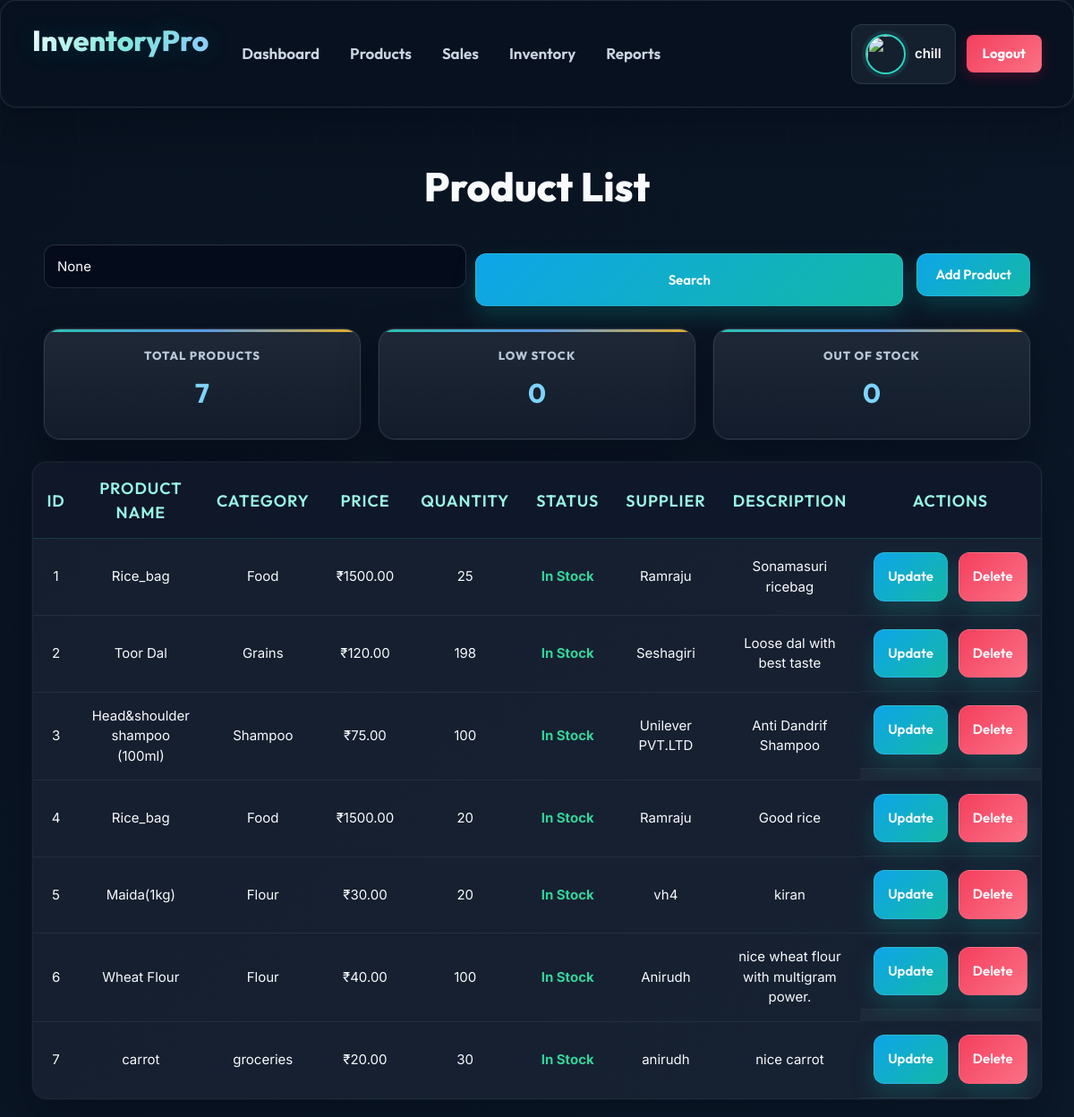
/products/ (signed in), run on the app's committed database.
### products/models.py (models this page shows, shortened)
class Product(models.Model):
    name = models.CharField(max_length=200)
    category = models.CharField(max_length=100)
    price = models.DecimalField(max_digits=10, decimal_places=2)
    cost_price = models.DecimalField(max_digits=10, decimal_places=2, default=0.0)
    quantity = models.IntegerField()
    supplier = models.CharField(max_length=200)
    description = models.TextField()
    created_at = models.DateTimeField(auto_now_add=True)
    updated_at = models.DateTimeField(auto_now=True)

### products/views.py (the view, shortened to what this page needs)
def product_list(request):
    search = request.GET.get('search')
    products = Product.objects.all()
    low_stock_count = products.filter(
        quantity__lte=5,
        quantity__gt=0
    ).count()
    out_stock_count = products.filter(
        quantity=0
    ).count()
    context = {
        'products': products,
        'search': search,
        'low_stock_count': low_stock_count,
        'out_stock_count': out_stock_count,
    }
    return render(
        request,
        'product_list.html',
        context
    )

### products/templates/product_list.html (shortened to what this page needs)
{% extends 'base.html' %}
{% block content %}
<h1>
    Product List
</h1>
<div class="top-section">
    <div class="search-box">
        <form method="GET">
            <input type="text"
                   name="search"
                   placeholder="Search product, category, supplier..."
                   value="{{ search }}">
            <button type="submit">
                Search
            </button>
        </form>
    </div>
    <a href="/products/add/"
       class="add-btn">
        Add Product
    </a>
</div>
<div class="stats">
    <div class="stat-card">
        <h2>
            Total Products
        </h2>
        <p>
            {{ products|length }}
        </p>
    </div>
    <div class="stat-card">
        <h2>
            Low Stock
        </h2>
        <p>
            {{ low_stock_count }}
        </p>
    </div>
    <div class="stat-card">
        <h2>
            Out Of Stock
        </h2>
        <p>
            {{ out_stock_count }}
        </p>
    </div>
</div>
{% if products %}
<table>
    <tr>
        <th>ID</th>
        <th>Product Name</th>
        <th>Category</th>
        <th>Price</th>
        <th>Quantity</th>
        <th>Status</th>
        <th>Supplier</th>
        <th>Description</th>
        <th>Actions</th>
    </tr>
    {% for product in products %}
    <tr>
        <td>
            {{ product.id }}
        </td>
        <td>
            {{ product.name }}
        </td>
        <td>
            {{ product.category }}
        </td>
        <td>
            ₹{{ product.price }}
        </td>
        <td>
            {{ product.quantity }}
        </td>
        <td>
            {% if product.quantity == 0 %}
                <span class="out-stock">
                    Out Of Stock
                </span>
            {% elif product.quantity <= 5 %}
                <span class="low-stock">
                    Low Stock
                </span>
            {% else %}
                <span class="in-stock">
                    In Stock
                </span>
            {% endif %}
        </td>
        <td>
            {{ product.supplier }}
        </td>
        <td>
            {{ product.description }}
        </td>
        <td class="action-buttons">
            <a href="/products/update/{{ product.id }}/"
               class="btn update">
                Update
            </a>
            <a href="/products/delete/{{ product.id }}/"
               class="btn delete">
                Delete
            </a>
        </td>
    </tr>
    {% endfor %}
</table>
{% else %}
<div class="empty-message">
    No Products Available
</div>
{% endif %}
{% endblock %}

### templates/base.html (shortened to what this page needs)
<!DOCTYPE html>
<html lang="en">
<head>
    {% load static %}
    <link rel="stylesheet"
          href="{% static 'css/theme.css' %}">
</head>
<body>
    <div class="navbar">
        <div class="navbar-left">
            <h1>InventoryPro</h1>
            <div class="nav-links">
                <a href="/dashboard/">Dashboard</a>
                <a href="/products/">Products</a>
                {% if user.is_authenticated %}
                <a href="/sales/">Sales</a>
                <a href="/inventory/">Inventory</a>
                <a href="/report/">Reports</a>
                {% endif %}
            </div>
        </div>
        <div class="navbar-right">
            {% if user.is_authenticated %}
                <div class="profile-box">
                    <img src="https://cdn-icons-png.flaticon.com/512/3135/3135715.png">
                    <span>
                        {{ user.username }}
                    </span>
                </div>
                <a href="/logout/"
                   class="logout-btn">
                    Logout
                </a>
            {% endif %}
        </div>
    </div>
    <div class="content">
        {% block content %}
        {% endblock %}
    </div>
</body>
</html>

### templates/base.html (style rules this page uses)
* { margin:0; padding:0; box-sizing:border-box; }
body { background: linear-gradient( 135deg, #0f172a, #1e293b, #0f172a ); font-family: Arial, sans-serif; min-height:100vh; color:white; }
.navbar { width:100%; display:flex; justify-content:space-between; align-items:center; background:#1e293b; padding:20px 35px; border-radius:15px; margin-bottom:35px; box-shadow:0px 0px 15px rgba(0,0,0,0.3); }
.navbar-left { display:flex; align-items:center; gap:40px; }
.navbar-left h1 { font-size:32px; color:#00bfff; }
.nav-links { display:flex; gap:22px; }
.nav-links a { text-decoration:none; color:white; font-size:17px; transition:0.3s; padding:8px 12px; border-radius:8px; }
.navbar-right { display:flex; align-items:center; gap:15px; }
.login-btn, .signup-btn, .logout-btn { text-decoration:none; color:white; padding:10px 18px; border-radius:8px; font-weight:bold; }
.logout-btn { background:red; }
.profile-box { display:flex; align-items:center; gap:10px; background:rgba(255,255,255,0.08); padding:10px 15px; border-radius:12px; }
.profile-box img { width:45px; height:45px; border-radius:50%; }
.content { padding:20px; }

### products/templates/product_list.html (style rules this page uses)
h1 { text-align:center; margin-bottom:30px; font-size:45px; color:#00bfff; animation:fadeIn 1.5s ease; }
.top-section { width:95%; margin:auto; display:flex; justify-content:space-between; align-items:center; margin-bottom:25px; flex-wrap:wrap; gap:15px; }
.search-box { flex:1; }
.search-box form { display:flex; gap:10px; }
.search-box input { width:100%; padding:12px; border:none; border-radius:10px; outline:none; font-size:16px; }
.search-box button { padding:12px 20px; border:none; border-radius:10px; background:#00bfff; color:white; cursor:pointer; transition:0.3s; }
.add-btn { padding:12px 20px; background:#00bfff; color:white; text-decoration:none; border-radius:10px; transition:0.3s; }
.stats { width:95%; margin:auto; display:flex; gap:20px; margin-bottom:25px; flex-wrap:wrap; }
.stat-card { flex:1; min-width:200px; background:rgba(255,255,255,0.08); padding:20px; border-radius:15px; text-align:center; backdrop-filter:blur(8px); }
.stat-card h2 { color:#00bfff; margin-bottom:10px; }
.stat-card p { font-size:30px; font-weight:bold; }
table { width:95%; margin:auto; border-collapse:collapse; background:rgba(255,255,255,0.08); backdrop-filter:blur(8px); border-radius:10px; overflow:hidden; animation:fadeIn 2s ease; }
th { background:#00bfff; padding:15px; font-size:18px; }
td { padding:15px; text-align:center; border-bottom:1px solid rgba(255,255,255,0.2); transition:0.3s; }
.btn { padding:8px 14px; text-decoration:none; border-radius:6px; color:white; transition:0.3s; }
.update { background:green; }
.delete { background:red; }
.action-buttons { display:flex; justify-content:center; gap:12px; }
.in-stock { color:#22c55e; font-weight:bold; }

### data on the page
Product: id "1", name "Rice_bag", category "Food", price "1500.00", quantity "25", shows "In Stock", supplier "Ramraju", description "Sonamasuri ricebag"
Product: id "2", name "Toor Dal", category "Grains", price "120.00", quantity "198", shows "In Stock", supplier "Seshagiri", description "Loose dal with best taste"
Product: id "3", name "Head&shoulder shampoo (100ml)", category "Shampoo", price "75.00", quantity "100", shows "In Stock", supplier "Unilever PVT.LTD", description "Anti Dandrif Shampoo"
Product: id "4", name "Rice_bag", category "Food", price "1500.00", quantity "20", shows "In Stock", supplier "Ramraju", description "Good rice"
Product: id "5", name "Maida(1kg)", category "Flour", price "30.00", quantity "20", shows "In Stock", supplier "vh4", description "kiran"
Product: id "6", name "Wheat Flour", category "Flour", price "40.00", quantity "100", shows "In Stock", supplier "Anirudh", description "nice wheat flour with multigram power."
Product: id "7", name "carrot", category "groceries", price "20.00", quantity "30", shows "In Stock", supplier "anirudh", description "nice carrot"

### other printed values
{{ user.username }} "chill"
{{ products|length }} "7"
{{ low_stock_count }} "0"
{{ out_stock_count }} "0"
